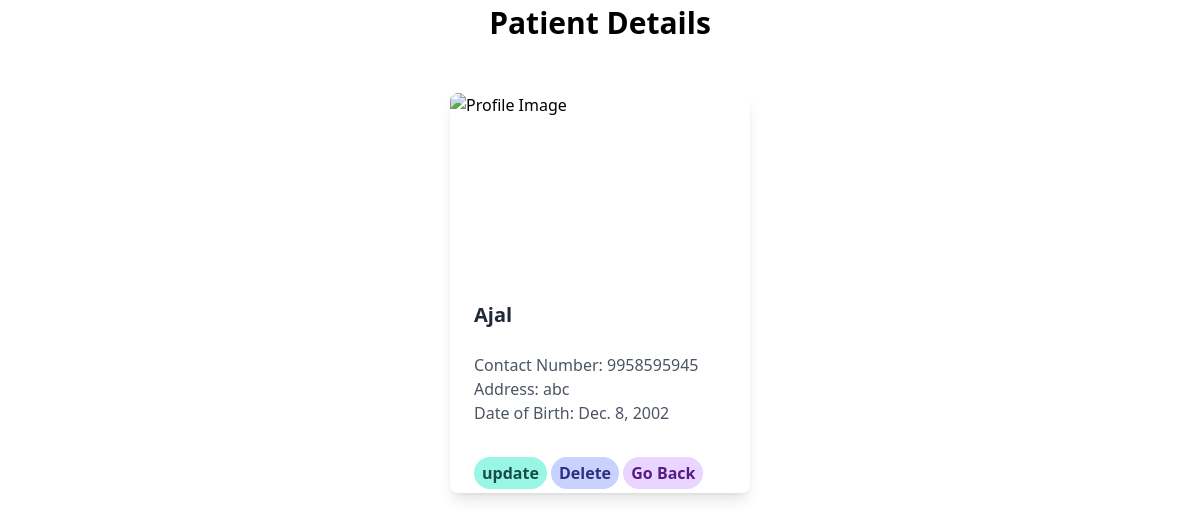
The page /hospital/patients/1/ on the database its author committed.
### hospital/models.py (models this page shows, shortened)
class Patient(models.Model):
    user = models.OneToOneField(User, on_delete=models.CASCADE)
    date_of_birth = models.DateField(null=True, blank=True)
    contact_number = models.CharField(max_length=15)
    address = models.TextField()
    GENDER_CHOICES = [
        ('male', 'Male'),
        ('female', 'Female'),
        ('other', 'Other'),
    ]
    gender = models.CharField(max_length=10, choices=GENDER_CHOICES,null=True,blank=True)

### accounts/models.py (models this page shows)
class User(AbstractUser):
    ROLE_CHOICES = [
        ('admin', 'Admin'),
        ('doctor', 'Doctor'),
        ('patient', 'Patient'),
    ]
    role = models.CharField(max_length=10, choices=ROLE_CHOICES, default='patient')
    GENDER_CHOICES = [
        ('male', 'Male'),
        ('female', 'Female'),
        ('other', 'Other'),
    ]
    gender = models.CharField(max_length=10, choices=GENDER_CHOICES, blank=True, null=True)

### hospital/views.py (the view)
# urls.py: path('patients/<int:pk>/', PatientDetailView.as_view(), name='patient_detail'),
class PatientDetailView(DetailView):
    model = Patient
    template_name = 'patient_detail.html'
    context_object_name = 'patient'
    def get_queryset(self):
        return Patient.objects.select_related('user')

### hospital/templates/patient_detail.html (shortened to what this page needs)
 <!DOCTYPE html>
<html lang="en">
<head>
        <script src="https://cdn.tailwindcss.com"></script>
</head>
<body>
<h1 style=" font-size: 30px;"><center><b>Patient Details</b></center></h1>
<br><br>
    <div class="max-w-sm mx-auto overflow-hidden bg-white rounded-lg shadow-lg hover:shadow-blue-400 " style="height: 400px; width: 300px;" >
        <div class="relative">
          <img class="w-full h-48 object-cover" src="https://images.unsplash.com/photo-1557862921-37829c790f19?crop=entropy&cs=tinysrgb&fit=max&fm=jpg&ixid=M3w0NzEyNjZ8MHwxfHNlYXJjaHw4fHx1c2VyfGVufDB8MHx8fDE2OTQwOTU5Nzl8MA&ixlib=rb-4.0.3&q=80&w=1080" alt="Profile Image">
        </div>
        <div class="px-6 py-4">
          <div class="text-xl font-semibold text-gray-800">{{ patient.user.username }}</div><br>
          <p class="text-gray-600">  Contact Number: {{ patient.contact_number }} </p>
          <p class="text-gray-600">Address: {{ patient.address }}</p>
          <p class="text-gray-600">Date of Birth: {{ patient.date_of_birth }}</p>
        </div>
        <div class="px-6 py-4">
          <span class="inline-block px-2 py-1 font-semibold text-teal-900 bg-teal-200 rounded-full"><a href="{% url 'patient_update' patient.pk %}">update</a></span>
          <span class="inline-block px-2 py-1 font-semibold text-indigo-900 bg-indigo-200 rounded-full"><a href="{% url 'patient_delete' patient.pk %}">Delete</a></span>
          <span class="inline-block px-2 py-1 font-semibold text-purple-900 bg-purple-200 rounded-full"> <a href="{% url 'patient_list' %}">Go Back</a></span>
        </div>
      </div>
</body>
</html>

### rows shown on the page
Patient: user.username "Ajal", contact_number "9958595945", address "abc", date_of_birth "Dec. 8, 2002"
